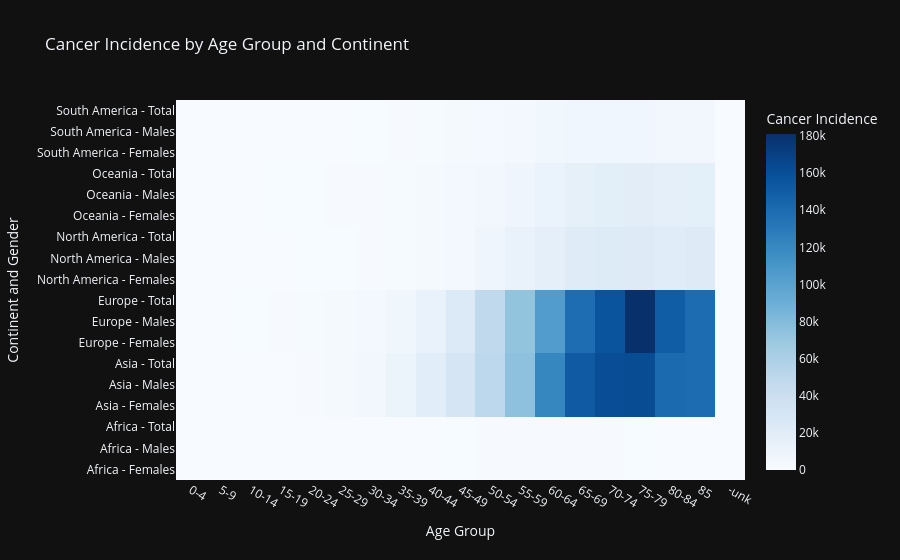

The notebook cell this image was saved under:
### Code cell
# Map each country to its continent
merged_data['Continent'] = merged_data['Country'].map(country_to_continent)


age_group_columns = ['N0_4', 'N5_9', 'N10_14', 'N15_19', 'N20_24', 'N25_29', 
                     'N30_34', 'N35_39', 'N40_44', 'N45_49', 'N50_54', 'N55_59', 
                     'N60_64', 'N65_69', 'N70_74', 'N75_79', 'N80_84', 'N85', 'N_unk']

# groupby values we'd like
continent_summary = merged_data.groupby(['Continent', 'Gender'])[age_group_columns].sum().reset_index()
continent_tobacco_usage = merged_data.groupby(['Continent', 'Gender'])['Numeric'].mean().reset_index()

# Merge the aggregated cancer incidence and tobacco usage data
continent_data = pd.merge(continent_summary, continent_tobacco_usage, on=['Continent', 'Gender'])

## Reshape data for heatmap
# Melt data so that age groups are in rows
melted = continent_data.melt(
    id_vars=["Continent", "Gender", "Numeric"],
    value_vars=age_group_columns,
    var_name="Age_Group",
    value_name="Cancer_Incidence"
)

# clean up age group names
melted['Age_Group'] = melted['Age_Group'].str.replace("N", "").str.replace("_", "-")

# make heatmap
fig = go.Figure(data=go.Heatmap(
    x=melted['Age_Group'],
    y=melted['Continent'] + " - " + melted['Gender'],
    z=melted['Cancer_Incidence'],
    colorscale='Blues',
    colorbar=dict(title="Cancer Incidence"),
    hovertemplate="<b>Continent:</b> %{y}<br><b>Age Group:</b> %{x}<br>" +
                  "<b>Cancer Incidence:</b> %{z}<br>" +
                  "<b>Average Tobacco Usage:</b> %{customdata}<extra></extra>",
    customdata=melted['Numeric']  
))

# Set title and labels
fig.update_layout(
    title="Cancer Incidence by Age Group and Continent",
    xaxis_title="Age Group",
    yaxis_title="Continent and Gender",
    yaxis=dict(tickmode="linear")
)

fig.show(renderer="png")

### Figure 1 — Plotly figure (JSON) as saved in the notebook; plotly's stock layout.template omitted (floating-point values rounded to 4 significant figures; data arrays with more than 128 entries replaced by an {"elided": "..."} marker saying what was removed)
{"data": [{"colorbar": {"title": {"text": "Cancer Incidence"}}, "colorscale": [[0.0, "rgb(247,251,255)"], [0.125, "rgb(222,235,247)"], [0.25, "rgb(198,219,239)"], [0.375, "rgb(158,202,225)"], [0.5, "rgb(107,174,214)"], [0.625, "rgb(66,146,198)"], [0.75, "rgb(33,113,181)"], [0.875, "rgb(8,81,156)"], [1.0, "rgb(8,48,107)"]], "customdata": {"elided": "342 float values"}, "hovertemplate": "<b>Continent:</b> %{y}<br><b>Age Group:</b> %{x}<br><b>Cancer Incidence:</b> %{z}<br><b>Average Tobacco Usage:</b> %{customdata}<extra></extra>", "x": {"elided": "342 str values"}, "y": {"elided": "342 str values"}, "z": {"elided": "342 int values"}, "type": "heatmap"}], "layout": {"yaxis": {"title": {"text": "Continent and Gender"}, "tickmode": "linear"}, "title": {"text": "Cancer Incidence by Age Group and Continent"}, "xaxis": {"title": {"text": "Age Group"}}}}
